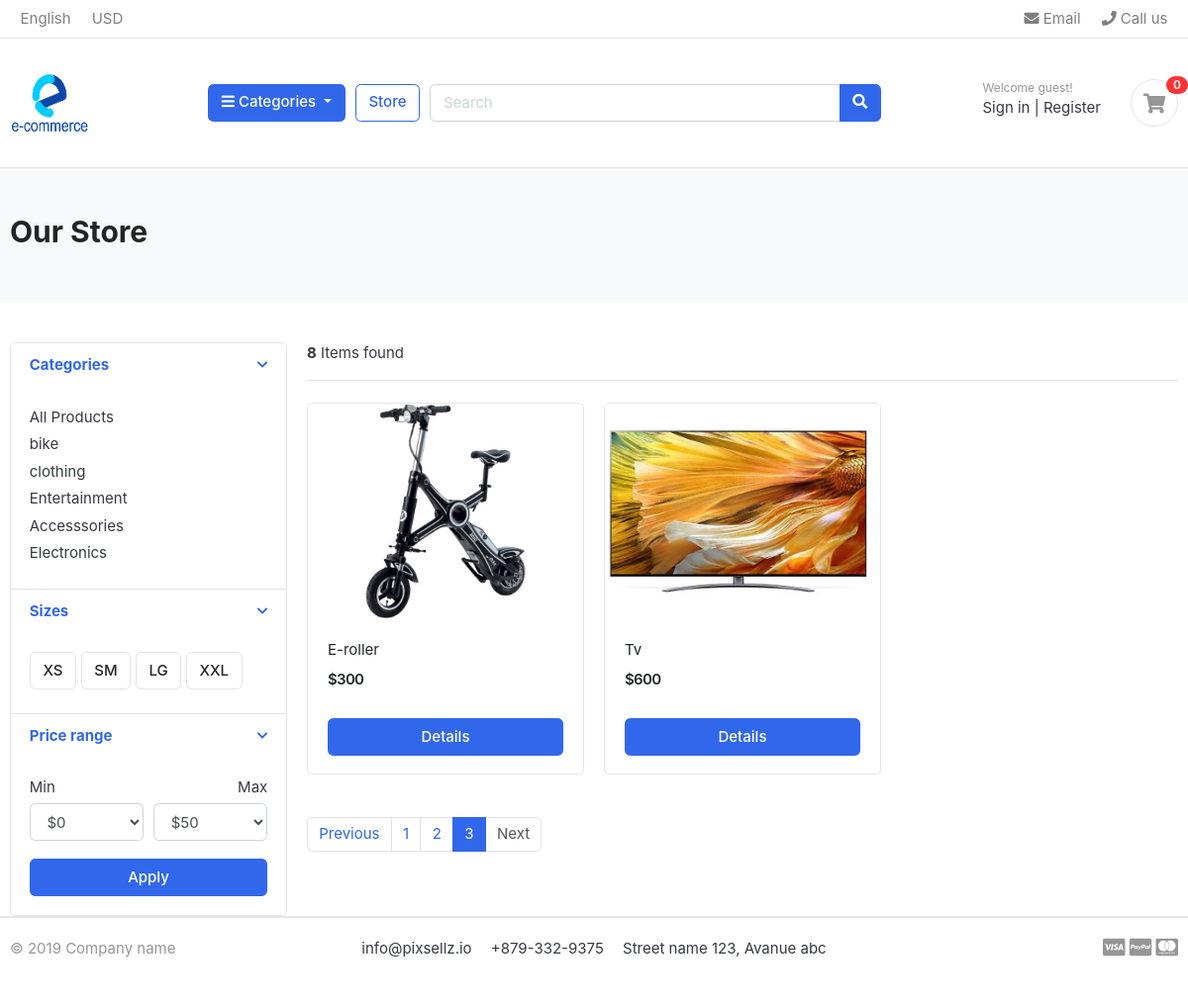
Page /store/?page=4 on the earlier database version.
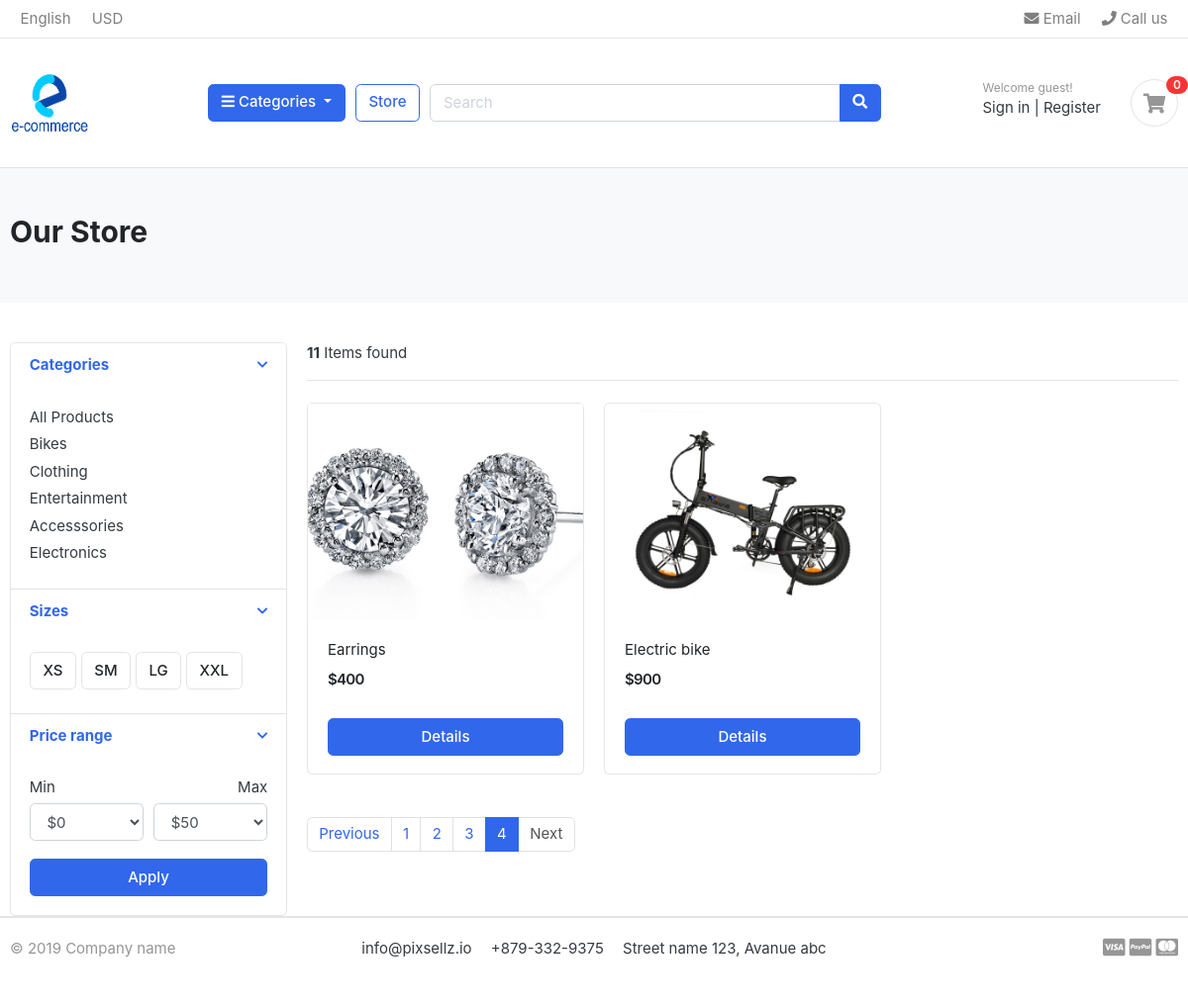
Same page on the later database version.
### shop/models.py (models this page shows, shortened)
class Category(models.Model):
    category_name = models.CharField(max_length=100, unique=True)
    slug = models.SlugField(max_length=100, unique=True)
    description = models.TextField(max_length=200, blank=True)
    category_image = models.ImageField(upload_to='photos/categories', blank=True)
    def get_url(self):
        return reverse('products_by_category', args=[self.slug])

### store/models.py (models this page shows, shortened)
class Product(models.Model):
    product_name = models.CharField(max_length=200, unique=True)
    slug = models.SlugField(max_length=200, unique=True)
    description = models.TextField(max_length=500, blank=True)
    price = models.IntegerField()
    images = models.ImageField(upload_to='photos/products')
    stock = models.IntegerField()
    is_available = models.BooleanField(default=True)
    category = models.ForeignKey(Category, on_delete=models.CASCADE)
    created_date = models.DateTimeField(auto_now_add=True)
    modified_date = models.DateTimeField(auto_now=True)
    def get_url(self):
        return reverse('product_detail', args=[self.category.slug, self.slug])

### store/views.py (the view)
# urls.py: path('store/', include('store.urls')),
def store(request, category_slug=None):
    categories = None
    products = None
    if category_slug != None:
        categories = get_object_or_404(Category, slug=category_slug)
        products = Product.objects.filter(category=categories, is_available=True)
        paginator = Paginator(products, 1)
        page = request.GET.get('page')
        paged_products = paginator.get_page(page)
        product_count = products.count()
    else:
        products = Product.objects.all().filter(is_available=True).order_by('id')
        paginator = Paginator(products, 3)
        page = request.GET.get('page')
        paged_products = paginator.get_page(page)
        product_count = products.count()
    context = {
        'products': paged_products,
        'product_count': product_count,
    }
    return render(request, 'store/store.html', context)

### carts/context_processors.py (called while the page is built)
def counter(request):
    cart_count = 0
    if 'admin' in request.path:
        return {}
    else:
        try:
            cart = Cart.objects.filter(cart_id=_cart_id(request))
            cart_items = CartItem.objects.all().filter(cart=cart[:1])
            for cart_item in cart_items:
                cart_count += cart_item.quantity
        except Cart.DoesNotExist:
            cart_count = 0
    return dict(cart_count=cart_count)

### carts/views.py (called while the page is built)
def _cart_id(request):
    cart = request.session.session_key
    if not cart:
        cart = request.session.create()
    return cart

### shop/context_processors.py (called while the page is built)
def menu_links(request):
    links = Category.objects.all()
    return dict(links=links)

### templates/store/store.html (shortened to what the changed rows need)
{% extends 'base.html' %}
{% load static %}
{% block content %}
<section class="section-pagetop bg">
    <div class="container">
        <h2 class="title-page">Our Store</h2>
    </div>
</section>
<section class="section-content padding-y">
<div class="container">
<div class="row">
	<aside class="col-md-3">
<div class="card">
	<article class="filter-group">
		<div class="filter-content collapse show" id="collapse_1" style="">
			<div class="card-body">
				<ul class="list-menu">
					{% for category in links %}
				<li><a href="{{ category.get_url }}"> {{ category.category_name }} </a></li>
				    {% endfor %}
				</ul>
			</div>
		</div>
	</article>
</div>
	</aside>
	<main class="col-md-9">
<header class="border-bottom mb-4 pb-3">
		<div class="form-inline">
			<span class="mr-md-auto"><b>{{ product_count }}</b> Items found </span>
		</div>
</header>
<div class="row">
    {% for product in products %}
	<div class="col-md-4">
		<figure class="card card-product-grid">
			<div class="img-wrap">
				<a href="{{ product.get_url }}"><img src="{{ product.images.url }}"></a>
			</div>
			<figcaption class="info-wrap">
				<div class="fix-height">
					<a href="{{ product.get_url }}" class="title">{{ product.product_name}}</a>
					<div class="price-wrap mt-2">
						<span class="price">${{product.price}}</span>
					</div>
				</div>
				<a href="{{product.get_url}}" class="btn btn-block btn-primary"> Details </a>
			</figcaption>
		</figure>
	</div>
    {% endfor %}
</div>
<nav class="mt-4" aria-label="Page navigation sample">
{% if products.has_other_pages %}
  <ul class="pagination">
	{% for x in products.paginator.page_range %}
	  {% if products.number == x %}
      <li class="page-item active"><a class="page-link" href="#">{{x}}</a></li>
	  {% else %}
	  <li class="page-item"><a class="page-link" href="?page={{x}}">{{x}}</a></li>
	  {% endif %}
	{% endfor %}
  </ul>
{% endif %}
</nav>
	</main>
</div>
</div>
{% endblock content %}

Differences in the rows shown:
no longer on this page (row unchanged): Product: images (picture), product_name "E-roller", price "300"
no longer on this page (row unchanged): Product: images (picture), product_name "Tv", price "600"
changed Category: category_name "bike" → "Bikes"
changed Category: category_name "clothing" → "Clothing"
added Product: images (picture), product_name "Earrings", price "400"
added Product: images (picture), product_name "Electric bike", price "900"
Other differences:
{{ product_count }}: "8" → "11"
list line gone: "3"
new list line: "3"
new list line: "4"
